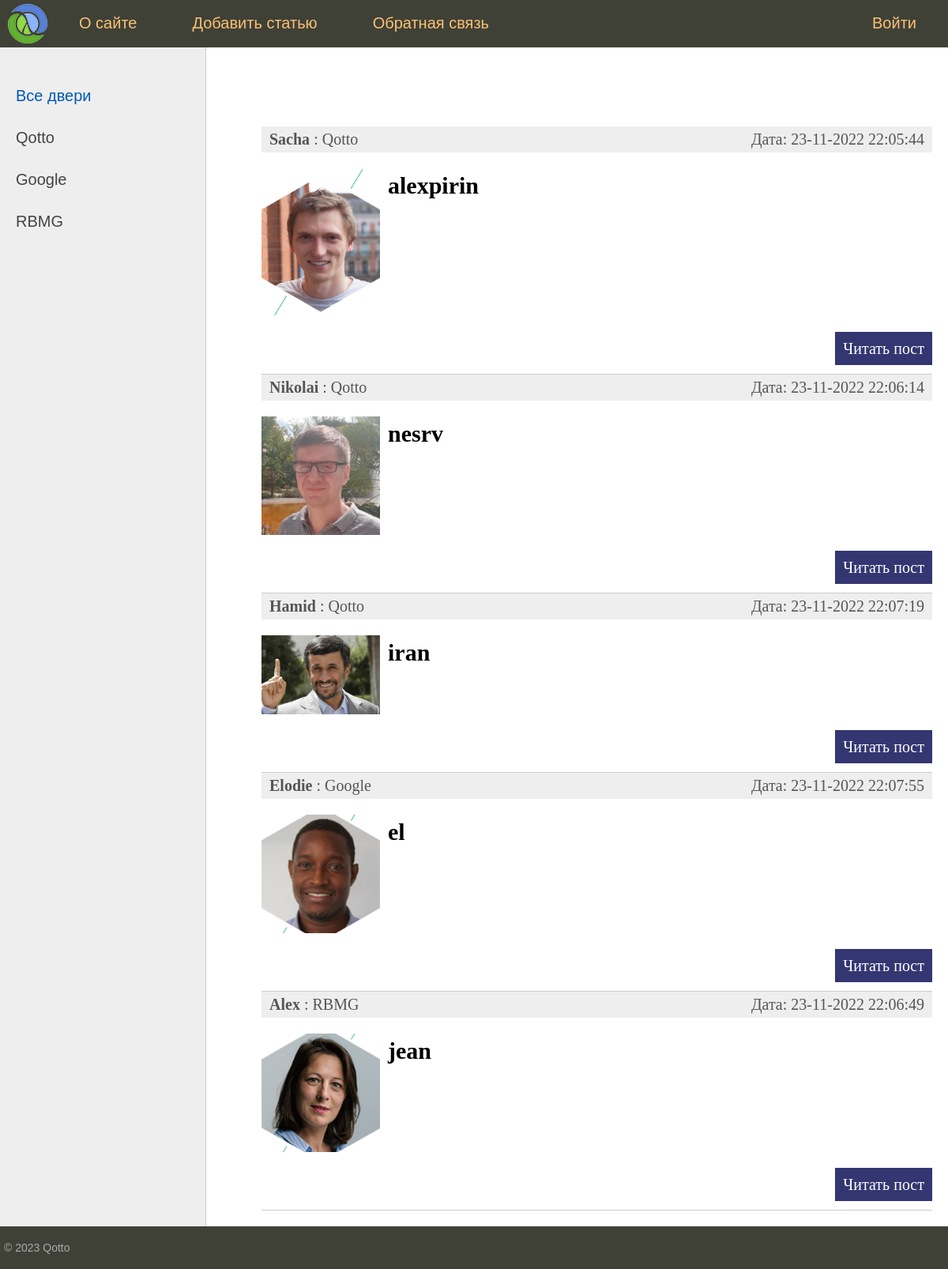
The page / on the database its author committed.
### selfedu/models.py (models this page shows, shortened)
class Doors(models.Model):
    name = models.CharField(max_length=32, db_index=True)
    slug = models.SlugField(max_length=32, unique=True, db_index=True, verbose_name='URL')
    is_active = models.BooleanField(default=True)
    def __str__(self):
        return self.name
    def get_absolute_url(self):
        return reverse('door', kwargs={'door_slug': self.slug})
    class Meta:
        verbose_name = 'Doors'
        verbose_name_plural = 'Doors'
        ordering = ['id']

class Employees(models.Model):
    name = models.CharField(max_length=32)
    slug = models.SlugField(max_length=32, unique=True, db_index=True, verbose_name='URL')
    login = models.CharField(max_length=100)
    photo = models.ImageField(upload_to="photos/%Y/%m/%d/")
    time_create = models.DateTimeField(auto_now_add=True)
    time_update = models.DateTimeField(auto_now=True)
    is_active = models.BooleanField(default=True)
    door = models.ForeignKey('Doors', on_delete=models.PROTECT)
    def get_absolute_url(self):
        return reverse('info', kwargs={'info_slug': self.slug})
    class Meta:
        verbose_name = 'Approved employees'
        verbose_name_plural = 'Approved employees'
        ordering = ['time_create']

### selfedu/views.py (the view)
# urls.py: path('', HomePage.as_view(), name='home'),
class HomePage(ListView):
    model = Employees
    template_name = 'selfedu/index.html'
    context_object_name = 'users'
    def get_context_data(self, *, object_list=None, **kwargs):
        context = super().get_context_data(**kwargs)
        context['title'] = 'Main page'
        context['door_selected'] = 0
        context['menu'] = menu
        return context
    def get_queryset(self):
        return Employees.objects.filter(is_active=True)

### selfedu/templatetags/doors_tags.py (called while the page is built)
@register.inclusion_tag('selfedu/list_doors.html')
def show_doors(sort=None, door_selected=0):
    if not sort:
        doors = Doors.objects.all()
    else:
        doors = Doors.objects.order_by(sort)
    return {"doors": doors, "door_selected": door_selected}

### selfedu/templates/selfedu/index.html (shortened to what this page needs)
{% extends 'selfedu/base.html' %}
{% block content %}
<ul class="list-articles">
	{% for u in users %}
			<li><div class="article-panel">
					<p class="first">  <b> {{ u.name }} </b> : {{u.door}}</p>
	<p class="last">Дата: {{u.time_update|date:"d-m-Y H:i:s"}}</p>
</div>
	{% if u.photo %}
	<p><img class="img-article-left thumb" src="{{u.photo.url}}"></p>
{% endif %}
				<h2>{{u.login}}</h2>
			<p class="link-read-post"><a href="{{ u.get_absolute_url }}">Читать пост</a></p>
			</li>
	{% endfor %}
</ul>
{% endblock %}

### selfedu/templates/selfedu/base.html (shortened to what this page needs)
{% load static %}
{% load doors_tags %}
<!DOCTYPE html>
<html>
<head>
	<link type="text/css" href="{% static 'selfedu/css/styles.css' %}" rel="stylesheet" />
</head>
<body>
<table class="table-page" border=0 cellpadding="0" cellspacing="0">
<tr><td valign=top>
{% block mainmenu %}
		<div class="header">
			<ul id="mainmenu" class="mainmenu">
			<li class="logo"><a href="{% url 'home' %}"><div class="logo"></div></a></li>
{% for m in menu %}
	{% if not forloop.last %}
			<li><a href="{% url m.url_name %}">{{m.title}}</a></li>
	{% else %}
			<li class="last"><a href="{% url m.url_name %}">{{m.title}}</a></li>
	{% endif %}
{% endfor %}
			</ul>
		</div>
{% endblock mainmenu %}
<table class="table-content" border=0 cellpadding="0" cellspacing="0">
<tr>
	<td valign="top" class="left-chapters">
	<ul id="leftchapters">
		{% if not door_selected %}
		<li class="selected">Все двери</li>
{% else %}
		<li><a href="{% url 'home' %}">Все двери</a></li>
{% endif %}
{% show_doors door_selected=door_selected %}
	</ul>
</td>
<td valign="top" class="content">
	<div class="content-text">
{% block content %}
{% endblock %}
	</div>
</td></tr></table>
</td></tr>
<tr><td valign=top>
	<div id="footer">
		<p>&copy; 2023 Qotto </p>
	</div>
</td></tr></table>
</body>
</html>

### selfedu/templates/selfedu/list_doors.html
{% for d in doors %}
{% if d.pk == door_selected %}
<li class="selected">{{d.name}}</li>
	{% else %}
		<li><a href="{{ d.get_absolute_url }}">{{d.name}}</a></li>
	{% endif %}
{% endfor %}

### selfedu/static/selfedu/css/styles.css (style rules this page uses)
html, body { font-family: 'Arial'; margin: 0; padding: 0; height: 100%; width: 100%; color: #444; }
a { color: #0059b2; text-decoration: none; }
img { max-width: 600px; height: auto; }
img.img-article-left { max-width: 300px; height: auto; float: left; padding: 0 10px 10px 0; }
img.img-article-left.thumb { max-width: 150px; height: auto; }
p.link-read-post { text-align: right; }
p.link-read-post a { padding: 10px; min-width: 100px; background: #333671; color: #fff; text-decoration: none; }
div.article-panel { background: #eee; padding: 5px 10px 5px 10px; box-sizing: border-box; overflow: hidden; color: #555; }
div.article-panel p.first { margin: 0; float: left; }
div.article-panel p.last { margin: 0; float: right; }
ul.list-articles { list-style: none; margin: 0; padding: 0; }
ul.list-articles li { border-bottom: 1px solid #ccc; }
.table-page { width: 100%; height: 100%; vertical-align: top; }
.table-page tr { height: 100%; }
.header { background: #3F4137; height: 60px; }
.logo { background: url('../images/logo.png') no-repeat 10px 5px; width: 70px; height: 60px; }
ul.mainmenu { list-style: none; margin: 0; padding: 0; height: 60px; color: #fdc073; font-size: 20px; overflow: hidden; }
ul.mainmenu li { float: left; margin: 18px 40px 0 30px; }
ul.mainmenu li.logo { margin: 0; }
ul.mainmenu li.last { float: right; }
ul.mainmenu li a { color: #fdc073; text-decoration: none; }
.table-content { width: 100%; min-height: 100%; height: 100%; }
.left-chapters { margin: 0; background: #eee; border-right: 1px solid #ccc; min-height: 100%; }
.left-chapters ul { width: 230px; min-height: 100%; margin: 0; padding: 20px 10px 10px 20px; list-style: none; font-size: 20px; }
.left-chapters ul li { margin: 30px 0 0 0; color: #999; }
.left-chapters ul li.selected { color: #0059b2; }
.left-chapters ul li a { color: #444; text-decoration: none; }
.content { padding: 40px 20px 20px 40px; width: 100%; box-sizing: border-box; }
.content-text { margin: 60px 0 0 30px; color: #000; font-size: 20px; font-family: Yandex Sans Display Light; }
#footer { box-sizing: border-box; background: #3F4137; padding: 5px; color: #aaa; font-size: 14px; font-family: Verdana, Geneva, Arial, Helvetica; text-align: left; overflow: hidden; }

### rows shown on the page
Doors: name "Qotto"
Doors: name "Google"
Doors: name "RBMG"
Employees: name "Sacha", door "Qotto", time_update "23-11-2022 22:05:44", photo (picture), login "alexpirin"
Employees: name "Nikolai", door "Qotto", time_update "23-11-2022 22:06:14", photo (picture), login "nesrv"
Employees: name "Hamid", door "Qotto", time_update "23-11-2022 22:07:19", photo (picture), login "iran"
Employees: name "Elodie", door "Google", time_update "23-11-2022 22:07:55", photo (picture), login "el"
Employees: name "Alex", door "RBMG", time_update "23-11-2022 22:06:49", photo (picture), login "jean"

### other values the page prints
{{ m.title }} "О сайте" "Добавить статью" "Обратная связь"
{{ m.title }} "Войти"
